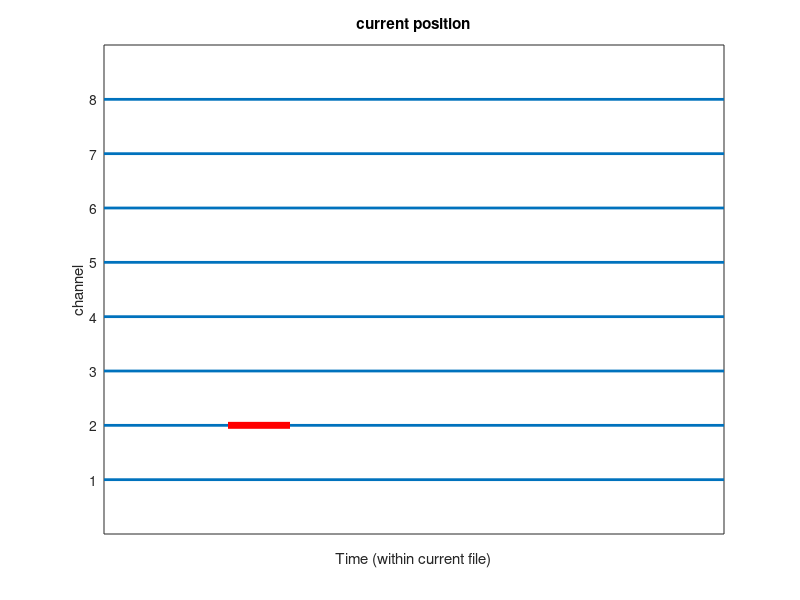

Reproduce this figure in MATLAB.
function show_position;


figure
Ah = axes;
set(Ah,'xlim',[0 1],'ylim',[0 9],'xtick',[],'ytick',1:8,'box','on');

for i = 1:8
    line([0 1],[i i],'linewidth',2);
end
clh = line([0.2 0.3],[2 2],'color','r','linewidth',5);
xlabel('Time (within current file)');
ylabel('channel');
title('current position');

